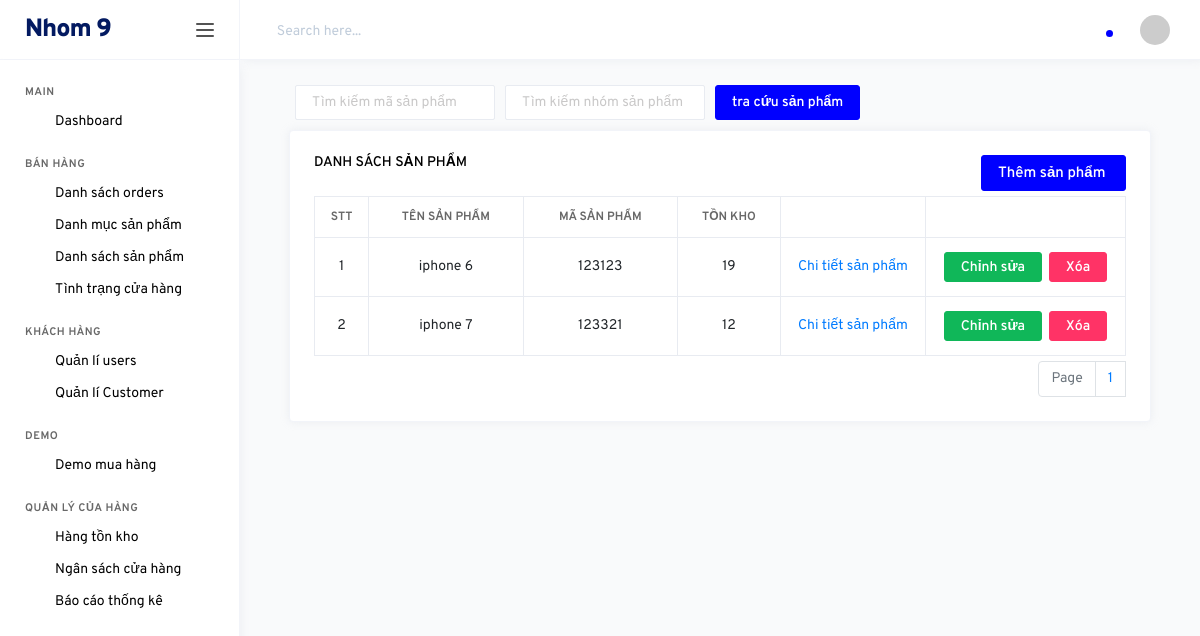
Page /backend/index.php?controller=products (signed in) on the earlier database version.
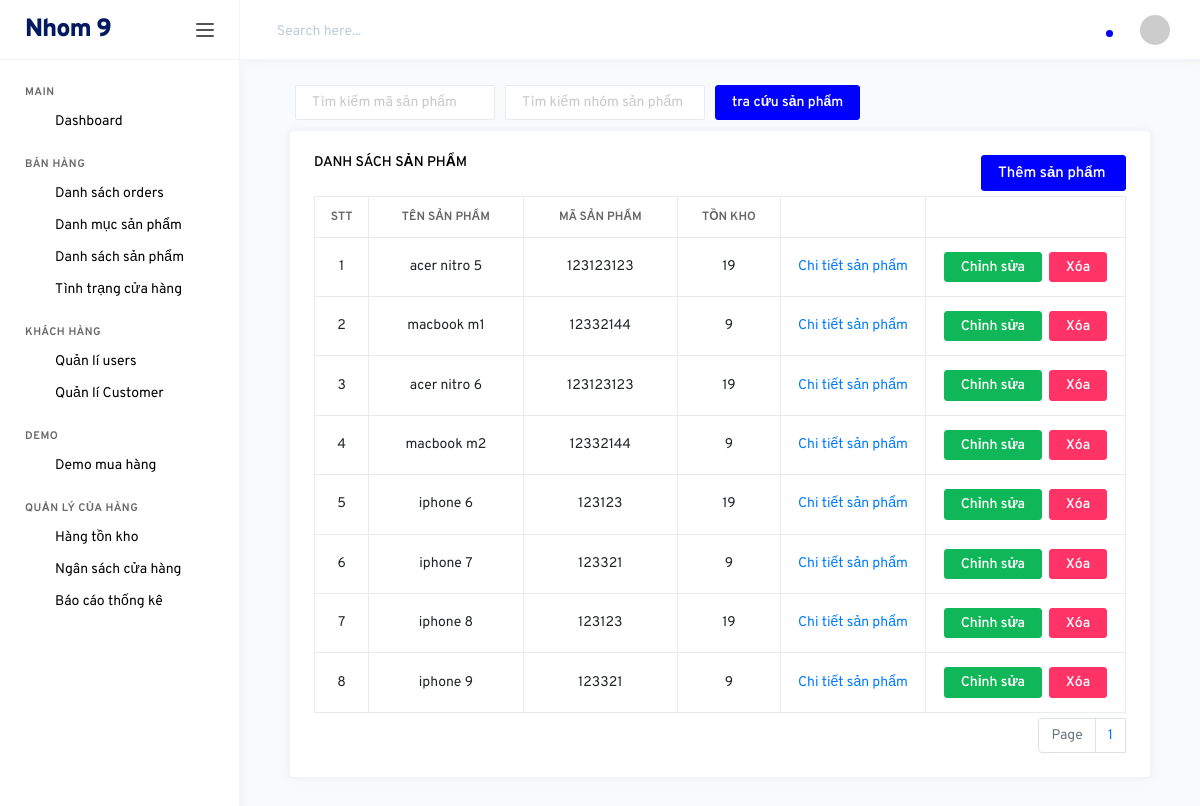
Same page on the later database version.
### tables this page shows
CREATE TABLE `products` (
  `id` int(11) NOT NULL,
  `name` varchar(500) NOT NULL,
  `category_id` int(11) NOT NULL,
  `ma_hang` varchar(500) NOT NULL,
  `bao_hanh` int(11) NOT NULL,
  `so_imei` varchar(500) NOT NULL,
  `so_serial` varchar(500) NOT NULL,
  `ton_kho` int(11) NOT NULL,
  `xuat_su` varchar(500) NOT NULL,
  `price` int(11) NOT NULL
);

### backend/controllers/ProductsController.php (called while the page is built, shortened)
<?php
	include "models/ProductsModel.php";
	class ProductsController extends Controller{
		public function index(){
			$recordPerPage = 25;
			$numPage = ceil($this->totalRecord($recordPerPage)/$recordPerPage);
			$data = $this->modelRead($recordPerPage);
			$this->loadView("ProductsView.php",["data"=>$data,"numPage"=>$numPage]);
		}
	}
 ?>

### backend/models/ProductsModel.php (called while the page is built, shortened)
<?php
	trait ProductsModel{
		public function modelRead($recordPerPage){
			$p = isset($_GET["p"]) && is_numeric($_GET["p"]) && $_GET["p"] > 0 ? ($_GET["p"]-1) : 0;
			$from = $p * $recordPerPage;
			$conn = Connection::getInstance();
			$query = $conn->query("select * from products order by category_id desc limit $from,$recordPerPage");
			$result = $query->fetchAll();
			return $result;
		}
		public function totalRecord($recordPerPage){
			$conn = Connection::getInstance();
			$query = $conn->query("select id from products");
			return $query->rowCount();
		}
	}
 ?>

### backend/views/ProductsView.php (the view, shortened to what this page needs)
<?php $this->layoutPath = "Layout.php" ?>
    <form method="post" action="index.php?controller=products&action=search" class="active-cyan-4 input-search"  style="margin-left: 30px; margin-bottom: 10px; display:flex">
        <input class="form-control" type="text" name="maSp" placeholder="Tìm kiếm mã sản phẩm" aria-label="Search"
        style="width: 200px; margin-right: 10px"/>
        <input class="form-control" type="text" name="nhomSp" placeholder="Tìm kiếm nhóm sản phẩm" aria-label="Search"
        style="width: 200px; margin-right: 10px" />
        <input type="submit" value="tra cứu sản phẩm" class="btn btn-primary" />
    </form>
    <div class="col-md-12">
        <div class="col-md-12 grid-margin stretch-card">
        <div class="card">
            <div class="card-body">
                <div style="float: right; margin-bottom: 5px;">
                    <a href="index.php?controller=products&action=create" class="btn btn-primary"><h6>Thêm sản phẩm&nbsp; <i class="link-icon" data-feather="plus-square"></i></h6></a>
                </div>
                <h6 class="card-title">Danh sách sản phẩm</h6>
                <div class="table-responsive">
                        <table class="table table-bordered table-hover">
                            <thead>
                                <tr>
                                    <th style="text-align:center;width: 50px;">STT</th>
                                    <th style="text-align:center;width: 150px;">Tên sản phẩm</th>
                                    <th style="text-align:center;width: 150px;">Mã sản phẩm</th>
                                    <th style="text-align:center;width: 100px;">Tồn kho</th>
                                    <th style="text-align:center;width: 100px;"></th>
                                    <th style="text-align:center;width: 150px;"></th>
                                </tr>
                            </thead>
                            <tbody>
                                <?php foreach ($data as $key => $rows): ?>
                                <tr>
                                <td  style="text-align:center; width: 50px;">
                                        <?php echo $key+1; ?>
                                    </td>
                                    <td  style="text-align:center; width: 150px;">
                                        <?php echo $rows->name; ?>
                                    </td>
                                    <td style="text-align:center;">
                                        <?php echo $rows->ma_hang; ?>
                                    </td>
                                    <td style="text-align:center;">
                                        <?php echo $rows->ton_kho; ?>
                                    </td>
                                    <td style="text-align:center;">
                                    <a href="index.php?controller=products&action=detail&id=<?php echo $rows->id ?>">Chi tiết sản phẩm</a>
                                    </td>
                                    <td style="text-align:center;">
                            <a class="btn btn-success" href="index.php?controller=products&action=update&id=<?php echo $rows->id; ?>">Chỉnh sửa</a>&nbsp;
                            <a class="btn btn-danger" href="index.php?controller=products&action=delete&id=<?php echo $rows->id; ?>" onclick="return window.confirm('Mày chắc chưa?');">Xóa</a>
                                    </td>
                                </tr>
                                <?php endforeach; ?>
                            </tbody>
                        </table>
                        <nav aria-label="Page navigation example">
                        <ul class="pagination">
                            <li class="page-item disabled"><a class="page-link" href="#">Page</a></li>
                            <?php for($i = 1;$i <= $numPage; $i++): ?>
                                <li><a class="page-link" href="index.php?controller=products&p=<?php echo $i; ?>"><?php echo $i; ?></a></li>
                                <?php endfor; ?>
                        </ul>
                        </nav>
                </div>
            </div>
        </div>
    </div>
    </div>

### backend/index.php (shortened to what this page needs)
<?php
	include "../app/Controller.php";
	$controller = isset($_GET["controller"]) ? $_GET["controller"]:"Home";
	$action = isset($_GET["action"]) ? $_GET["action"]:"index";
	$fileController = "controllers/".ucfirst($controller)."Controller.php";
	$classController = ucfirst($controller)."Controller";
	if (class_exists($classController)){
		$obj = new $classController();
		$obj->$action();
	} else die("$fileController không tồn tại");
 ?>

### app/Controller.php (shortened to what this page needs)
<?php
	class Controller{
		public $view = NULL;
		public $layoutPath = NULL;
		public function loadView($viewPath,$data = NULL){
			if (file_exists("views/$viewPath")){
					include "views/$viewPath";
					$this->view = ob_get_contents();
		}
			if ($this->layoutPath != NULL)
				include "views/$this->layoutPath";
			else
				echo $this->view;
		}
	}
 ?>

### backend/views/Layout.php (shortened to what this page needs)
<!DOCTYPE html>
<html lang="en">
<head>
    <link rel="stylesheet" href="../assets/backend/vendors/core/core.css">
  <link rel="stylesheet" href="../assets/backend/vendors/bootstrap-datepicker/bootstrap-datepicker.min.css">
    <link rel="stylesheet" href="../assets/backend/fonts/feather-font/css/iconfont.css">
    <link rel="stylesheet" href="../assets/backend/vendors/flag-icon-css/css/flag-icon.min.css">
    <link rel="stylesheet" href="../assets/backend/css/demo_1/style.css">
</head>
<body>
    <div class="main-wrapper">
        <nav class="sidebar">
      <div class="sidebar-header">
        <a href="index.php?controller=home" class="sidebar-brand">
          Nhom 9
        </a>
        <div class="sidebar-toggler not-active">
          <span></span>
          <span></span>
          <span></span>
        </div>
      </div>
      <div class="sidebar-body">
        <ul class="nav">
          <li class="nav-item nav-category">Main</li>
          <li class="nav-item">
            <a href="index.php?controller=home" class="nav-link">
              <i class="link-icon" data-feather="box"></i>
              <span class="link-title">Dashboard</span>
            </a>
          </li>
          <li class="nav-item nav-category">Bán hàng</li>
          <li class="nav-item">
            <a href="index.php?controller=orders" class="nav-link">
              <i class="link-icon" data-feather="calendar"></i>
              <span class="link-title">Danh sách orders</span>
            </a>
          </li>
          <li class="nav-item">
            <a href="index.php?controller=categories" class="nav-link">
              <i class="link-icon" data-feather="list"></i>
              <span class="link-title">Danh mục sản phẩm</span>
            </a>
          </li>
          <li class="nav-item">
            <a href="index.php?controller=products" class="nav-link">
              <i class="link-icon" data-feather="shopping-bag"></i>
              <span class="link-title">Danh sách sản phẩm</span>
            </a>
          </li>
          <li class="nav-item">
            <a class="nav-link" data-toggle="collapse" href="#errorPages2" role="button" aria-expanded="false" aria-controls="errorPages22">
                <i class="link-icon" data-feather="grid"></i>
                <span class="link-title">Tình trạng cửa hàng</span>
                <i class="link-arrow" data-feather="chevron-down"></i>
            </a>
          </li>
          <li class="nav-item nav-category">Khách hàng</li>
          <li class="nav-item">
            <a href="index.php?controller=users" class="nav-link no-active" >
              <i class="link-icon" data-feather="users"></i>
              <span class="link-title">Quản lí users</span>
            </a>
            <a href="index.php?controller=customers" class="nav-link no-active" >
              <i class="link-icon" data-feather="users"></i>
              <span class="link-title">Quản lí Customer</span>
            </a>
          </li>
          <li class="nav-item nav-category">Demo</li>
          <li class="nav-item">
            <a href="index.php?controller=demo" class="nav-link no-active" >
              <i class="link-icon" data-feather="box"></i>
              <span class="link-title">Demo mua hàng</span>
            </a>
          </li>
          <li class="nav-item nav-category">Quản lý của hàng</li>
          <li class="nav-item">
            <a href="index.php?controller=store&action=ton_kho" class="nav-link no-active" >
              <i class="link-icon" data-feather="box"></i>
              <span class="link-title">Hàng tồn kho</span>
            </a>
          </li>
          <li class="nav-item">
            <a href="index.php?controller=store&action=ngan_sach" class="nav-link no-active" >
              <i class="link-icon" data-feather="box"></i>
              <span class="link-title">Ngân sách cửa hàng</span>
            </a>
          </li>
          <li class="nav-item">
            <a href="index.php?controller=ThongKe" class="nav-link no-active" >
              <i class="link-icon" data-feather="box"></i>
              <span class="link-title">Báo cáo thống kê</span>
            </a>
          </li>
        </ul>
      </div>
    </nav>
        <div class="page-wrapper">
            <nav class="navbar">
                <div class="navbar-content">
                    <form class="search-form">
                        <div class="input-group">
                            <input type="text" class="form-control" id="navbarForm" placeholder="Search here...">
                        </div>
                    </form>
                    <ul class="navbar-nav">
                        <li class="nav-item dropdown nav-apps">
                        </li>
                        <li class="nav-item dropdown nav-messages">
                        </li>
                        <li class="nav-item dropdown nav-notifications">
                            <a class="nav-link dropdown-toggle" href="#" id="notificationDropdown" role="button" data-toggle="dropdown" aria-haspopup="true" aria-expanded="false">
                                <div class="indicator">
                                    <div class="circle"></div>
                                </div>
                            </a>
                        </li>
                        <li class="nav-item dropdown nav-profile">
                            <a class="nav-link dropdown-toggle" href="#" id="profileDropdown" role="button" data-toggle="dropdown" aria-haspopup="true" aria-expanded="false">
                                <img src="https://via.placeholder.com/30x30" alt="profile">
                            </a>
                        </li>
                    </ul>
                </div>
            </nav>
            <div class="page-content">
                <?php echo $this->view; ?>
            </div>
        </div>
    </div>
</body>
</html>

### backend/views/ProductsView.php (style rules this page uses)
.pagination { padding:0px; margin:0px; float: right; margin-top: 5px; }

Differences in the rows shown:
added products: name "acer nitro 5", ma_hang "123123123", ton_kho "19"
added products: name "macbook m1", ma_hang "12332144", ton_kho "9"
added products: name "acer nitro 6", ma_hang "123123123", ton_kho "19"
added products: name "macbook m2", ma_hang "12332144", ton_kho "9"
changed products "iphone 7": ton_kho "12" → "9"
added products: name "iphone 8", ma_hang "123123", ton_kho "19"
added products: name "iphone 9", ma_hang "123321", ton_kho "9"
